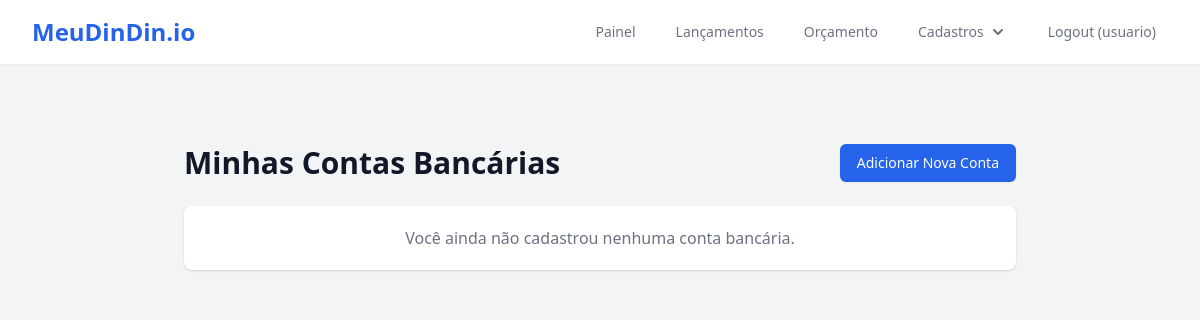
The page /contas/ (signed in) on the database as committed earlier.
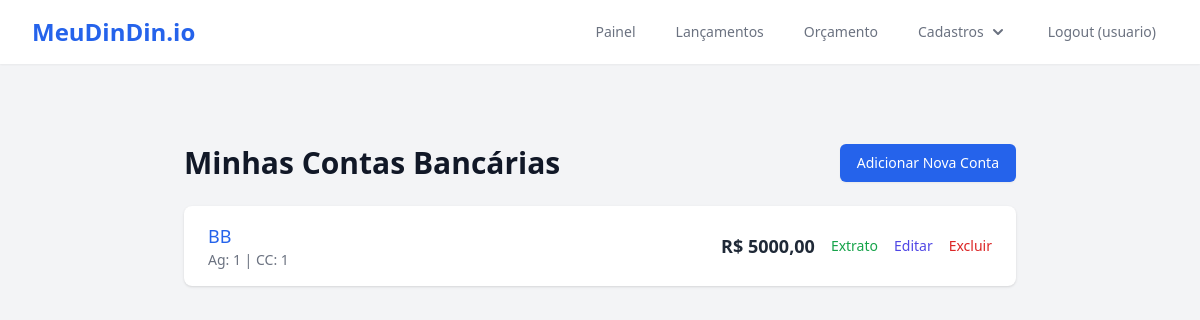
The same page on the database as committed later.
### core/models.py (models this page shows, shortened)
class ContaBancaria(models.Model):
    usuario = models.ForeignKey(User, on_delete=models.CASCADE, related_name='contas_bancarias')
    nome_banco = models.CharField(max_length=100, help_text="Ex: Nubank, Itaú, etc.")
    agencia = models.CharField(max_length=20, blank=True, null=True)
    numero_conta = models.CharField(max_length=30)
    saldo_inicial = models.DecimalField(max_digits=15, decimal_places=2, default=0.00)
    data_saldo_inicial = models.DateField(
        help_text="Data correspondente ao saldo inicial informado."
    )
    saldo_calculado = models.DecimalField(
        max_digits=15,
        decimal_places=2,
        default=0.00,
        editable=False,
        help_text="Saldo atual calculado via sinais para otimização de performance."
    )
    class Meta:
        verbose_name = "Conta Bancária"
        verbose_name_plural = "Contas Bancárias"
        unique_together = [['usuario', 'agencia', 'numero_conta']]

### core/views/conta_views.py (the view)
# urls.py: path('contas/', ContaBancariaListView.as_view(), name='conta_list'),
class ContaBancariaListView(LoginRequiredMixin, ListView):
    model = ContaBancaria
    template_name = 'core/conta_bancaria_list.html'
    context_object_name = 'contas'
    def get_queryset(self):
        return ContaBancaria.objects.filter(usuario=self.request.user).order_by('nome_banco')

### core/context_processors.py (called while the page is built)
def menu_context(request):
    if not request.user.is_authenticated:
        return {}
    conta_maior_saldo = ContaBancaria.objects.filter(
        usuario=request.user
    ).order_by('-saldo_calculado').first()
    return {
        'conta_maior_saldo': conta_maior_saldo
    }

### templates/core/conta_bancaria_list.html (shortened to what this page needs)
{% extends "base.html" %}
{% block content %}
<div class="max-w-4xl mx-auto py-10 px-4 sm:px-6 lg:px-8">
    <div class="flex justify-between items-center mb-6">
        <h1 class="text-3xl font-bold text-gray-900">Minhas Contas Bancárias</h1>
        <a href="{% url 'core:conta_create' %}" class="inline-flex items-center px-4 py-2 border border-transparent text-sm font-medium rounded-md shadow-sm text-white bg-blue-600 hover:bg-blue-700 focus:outline-none focus:ring-2 focus:ring-offset-2 focus:ring-blue-500">
            Adicionar Nova Conta
        </a>
    </div>
    <div class="bg-white shadow overflow-hidden sm:rounded-lg">
        <ul class="divide-y divide-gray-200">
            {% for conta in contas %}
            <li>
                <div class="px-4 py-4 sm:px-6 flex items-center justify-between">
                    <div class="flex-1">
                        <p class="text-lg font-medium text-blue-600 truncate">{{ conta.nome_banco }}</p>
                        <p class="text-sm text-gray-500">
                            Ag: {{ conta.agencia|default:"N/A" }} | CC: {{ conta.numero_conta }}
                        </p>
                    </div>
                        <div class="flex-shrink-0 ml-4 flex items-center space-x-4">
                        <span class="text-lg font-semibold text-gray-800">R$ {{ conta.saldo_calculado|floatformat:2 }}</span>
                        <a href="{% url 'core:lancamento_list_atual' conta.pk %}" class="text-green-600 hover:text-green-900 text-sm font-medium">Extrato</a>
                        <a href="{% url 'core:conta_update' conta.pk %}" class="text-indigo-600 hover:text-indigo-900 text-sm">Editar</a>
                        <a href="{% url 'core:conta_delete' conta.pk %}" class="text-red-600 hover:text-red-900 text-sm">Excluir</a>
                    </div>
                </div>
            </li>
            {% empty %}
            <li class="px-4 py-5 sm:px-6">
                <p class="text-center text-gray-500">Você ainda não cadastrou nenhuma conta bancária.</p>
            </li>
            {% endfor %}
        </ul>
    </div>
</div>
{% endblock %}

### templates/base.html (shortened to what this page needs)
{% load static %}
<!DOCTYPE html>
<html lang="pt-br" class="h-full bg-gray-100">
<head>
    <script src="https://cdn.tailwindcss.com"></script>
</head>
<body class="h-full">
    <div class="min-h-full">
        <header class="bg-white shadow-sm">
    <div class="max-w-7xl mx-auto px-4 sm:px-6 lg:px-8">
        <nav class="flex justify-between items-center h-16">
            <div class="flex-shrink-0">
                <a href="{% url 'core:home' %}" class="text-2xl font-bold text-blue-600">MeuDinDin.io</a>
            </div>
            <div class="hidden md:block">
                <div class="ml-10 flex items-baseline space-x-4">
                    {% if user.is_authenticated %}
                        <a href="{% url 'core:home' %}" class="text-gray-500 hover:bg-gray-200 hover:text-gray-900 px-3 py-2 rounded-md text-sm font-medium">Painel</a>
                            {% if conta_maior_saldo %}
                                <a href="{% url 'core:lancamento_list_atual' conta_maior_saldo.pk %}" class="text-gray-500 hover:bg-gray-200 hover:text-gray-900 px-3 py-2 rounded-md text-sm font-medium">Lançamentos</a>
                            {% else %}
                                <a href="{% url 'core:conta_list' %}" class="text-gray-500 hover:bg-gray-200 hover:text-gray-900 px-3 py-2 rounded-md text-sm font-medium">Lançamentos</a>
                            {% endif %}
                        <a href="#" class="text-gray-500 hover:bg-gray-200 hover:text-gray-900 px-3 py-2 rounded-md text-sm font-medium">Orçamento</a>
                        <div class="relative" id="cadastros-menu">
                            <button onclick="toggleMenu('cadastros-menu-items')" class="text-gray-500 hover:bg-gray-200 hover:text-gray-900 px-3 py-2 rounded-md text-sm font-medium flex items-center">
                                <span>Cadastros</span>
                                <svg class="ml-1 h-5 w-5" xmlns="http://www.w3.org/2000/svg" viewBox="0 0 20 20" fill="currentColor"><path fill-rule="evenodd" d="M5.293 7.293a1 1 0 011.414 0L10 10.586l3.293-3.293a1 1 0 111.414 1.414l-4 4a1 1 0 01-1.414 0l-4-4a1 1 0 010-1.414z" clip-rule="evenodd" /></svg>
                            </button>
                        </div>
                        <form action="{% url 'core:logout' %}" method="post" class="inline">
                            <button type="submit" class="text-gray-500 hover:bg-gray-200 hover:text-gray-900 px-3 py-2 rounded-md text-sm font-medium">
                                Logout ({{ user.username }})
                            </button>
                        </form>
                    {% endif %}
                </div>
            </div>
        </nav>
    </div>
</header>
        <main class="py-10">
            <div class="max-w-7xl mx-auto px-4 sm:px-6 lg:px-8">
            {% block content %}{% endblock content %}
        </main>
    </div>
</body>
</html>

Rows that differ between the two databases and show on the page:
added ContaBancaria: nome_banco "BB", agencia "1", numero_conta "1", saldo_calculado "5000,00"
Other text that changed with them:
text no longer shown: "Você ainda não cadastrou nenhuma conta bancária."
